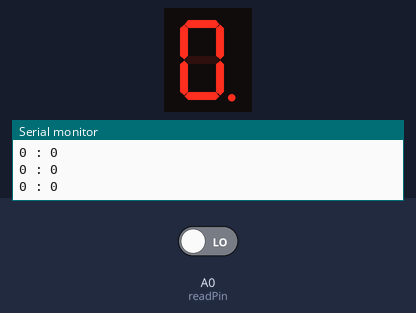
The sketch below on a simulated Arduino Uno, built with avr-gcc and run on an emulated ATmega328P. On the bench: 1-digit seven-segment display, the last lines printed to the serial monitor. Wiring (inferred from the names in the program): 1-digit 7-segment display, segments lit when HIGH: segments pin 7, pin 6, pin 2, pin 4, pin 5, pin 8, pin 9, pin 3. The test bench sets the inputs (shaded band); at power-on: A0 (readPin) LOW. The segment pins are drawn as the display they are named for.

Above: at 2.8 s.
2.9 s: A0 (readPin) driven HIGH
At 12.8 s:
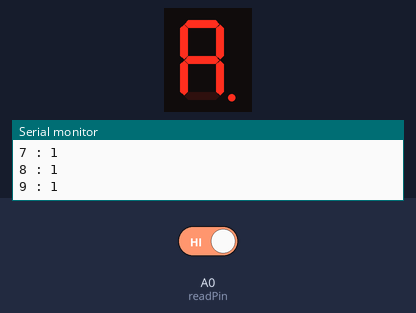
At 14.5 s:
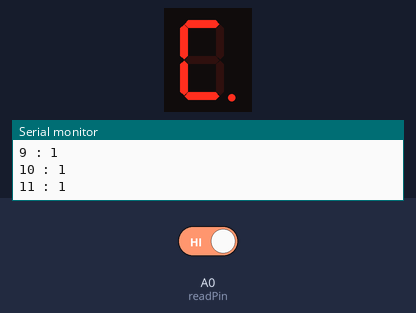
Timing chart, 0 to 15.5 s (numbered marks = the images above; inputs shaded):
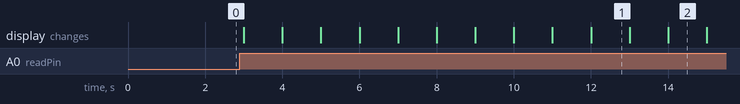

Measured:
- after the input at 2.9 s, the display: first changes after 0.10 s (image 1 shows a later state)
- what the display in image 1 shows lasts 1.0 s, from 12.0 s to 13.0 s

The sketch:

Seven_Segment_Display_Counter.ino
```cpp
const int a = 7, b = 6, c = 2, d = 4, e= 5, f = 8, g = 9,dp = 3;
const int readPin = A0;
int counter  = 0;
void setup() {
  // put your setup code here, to run once:
  pinMode(readPin,INPUT);
  pinMode(a,OUTPUT);
  pinMode(b,OUTPUT);
  pinMode(c,OUTPUT);
  pinMode(d,OUTPUT);
  pinMode(e,OUTPUT);
  pinMode(f,OUTPUT);
  pinMode(g,OUTPUT);
  pinMode(dp,OUTPUT);
  Serial.begin(9600);
}

void loop() {


  int statues = digitalRead(readPin);
  Serial.print(counter);Serial.print(" : "); Serial.println(statues);
  if(statues == HIGH && counter < 15){
    ++counter;
  }else if(statues == HIGH && counter == 15){
    counter = 0;
  }
  switch(counter){
   case 0:
    digitalWrite(a,HIGH);
    digitalWrite(b,HIGH);
    digitalWrite(c,HIGH);
    digitalWrite(d,HIGH);
    digitalWrite(e,HIGH);
    digitalWrite(f,HIGH);
    digitalWrite(g,LOW);
    digitalWrite(dp,HIGH);
    break;
    case 1:
    digitalWrite(a,LOW);
    digitalWrite(b,HIGH);
    digitalWrite(c,HIGH);
    digitalWrite(d,LOW);
    digitalWrite(e,LOW);
    digitalWrite(f,LOW);
    digitalWrite(g,LOW);
    digitalWrite(dp,HIGH);
    break;
    case 2:
    digitalWrite(a,HIGH);
    digitalWrite(b,HIGH);
    digitalWrite(c,LOW);
    digitalWrite(d,HIGH);
    digitalWrite(e,HIGH);
    digitalWrite(f,LOW);
    digitalWrite(g,HIGH);
    digitalWrite(dp,HIGH);
    break;
    case 3:
    digitalWrite(a,HIGH);
    digitalWrite(b,HIGH);
    digitalWrite(c,HIGH);
    digitalWrite(d,HIGH);
    digitalWrite(e,LOW);
    digitalWrite(f,LOW);
    digitalWrite(g,HIGH);
    digitalWrite(dp,HIGH);
    break;
    case 4:
    digitalWrite(a,LOW);
    digitalWrite(b,HIGH);
    digitalWrite(c,HIGH);
    digitalWrite(d,LOW);
    digitalWrite(e,LOW);
    digitalWrite(f,HIGH);
    digitalWrite(g,HIGH);
    digitalWrite(dp,HIGH);
    break;
    case 5:
    digitalWrite(a,HIGH);
    digitalWrite(b,LOW);
    digitalWrite(c,HIGH);
    digitalWrite(d,HIGH);
    digitalWrite(e,LOW);
    digitalWrite(f,HIGH);
    digitalWrite(g,HIGH);
    digitalWrite(dp,HIGH);
    break;
    case 6:
    digitalWrite(a,HIGH);
    digitalWrite(b,LOW);
    digitalWrite(c,HIGH);
    digitalWrite(d,HIGH);
    digitalWrite(e,HIGH);
    digitalWrite(f,HIGH);
    digitalWrite(g,HIGH);
    digitalWrite(dp,HIGH);
    break;
    case 7:
    digitalWrite(a,HIGH);
    digitalWrite(b,HIGH);
    digitalWrite(c,HIGH);
    digitalWrite(d,LOW);
    digitalWrite(e,LOW);
    digitalWrite(f,LOW);
    digitalWrite(g,LOW);
    digitalWrite(dp,HIGH);
    break;
    case 8:
    digitalWrite(a,HIGH);
    digitalWrite(b,HIGH);
    digitalWrite(c,HIGH);
    digitalWrite(d,HIGH);
    digitalWrite(e,HIGH);
    digitalWrite(f,HIGH);
    digitalWrite(g,HIGH);
    digitalWrite(dp,HIGH);
    break;
    case 9:
    digitalWrite(a,HIGH);
    digitalWrite(b,HIGH);
    digitalWrite(c,HIGH);
    digitalWrite(d,LOW);
    digitalWrite(e,LOW);
    digitalWrite(f,HIGH);
    digitalWrite(g,HIGH);
    digitalWrite(dp,HIGH);
    break;
    case 10:
    digitalWrite(a,HIGH);
    digitalWrite(b,HIGH);
    digitalWrite(c,HIGH);
    digitalWrite(d,LOW);
    digitalWrite(d,LOW);
    digitalWrite(e,HIGH);
    digitalWrite(f,HIGH);
    digitalWrite(g,HIGH);
    digitalWrite(dp,HIGH);
    break;
    case 11:
    digitalWrite(a,LOW);
    digitalWrite(b,LOW);
    digitalWrite(c,HIGH);
    digitalWrite(d,HIGH);
    digitalWrite(e,HIGH);
    digitalWrite(f,HIGH);
    digitalWrite(g,HIGH);
    digitalWrite(dp,HIGH);
    break;
    case 12:
    digitalWrite(a,HIGH);
    digitalWrite(b,LOW);
    digitalWrite(c,LOW);
    digitalWrite(d,HIGH);
    digitalWrite(e,HIGH);
    digitalWrite(f,HIGH);
    digitalWrite(g,LOW);
    digitalWrite(dp,HIGH);
    break;
    case 13:
    digitalWrite(a,LOW);
    digitalWrite(b,HIGH);
    digitalWrite(c,HIGH);
    digitalWrite(d,HIGH);
    digitalWrite(e,HIGH);
    digitalWrite(f,LOW);
    digitalWrite(g,HIGH);
    digitalWrite(dp,HIGH);
    break;
    case 14:
    digitalWrite(a,HIGH);
    digitalWrite(b,LOW);
    digitalWrite(c,LOW);
    digitalWrite(d,HIGH);
    digitalWrite(e,HIGH);
    digitalWrite(f,HIGH);
    digitalWrite(g,HIGH);
    digitalWrite(dp,HIGH);
    break;
    case 15:
    digitalWrite(a,HIGH);
    digitalWrite(b,LOW);
    digitalWrite(c,LOW);
    digitalWrite(d,LOW);
    digitalWrite(e,HIGH);
    digitalWrite(f,HIGH);
    digitalWrite(g,HIGH);
    digitalWrite(dp,HIGH);
    break;
   }
   delay(1000);


}
```
